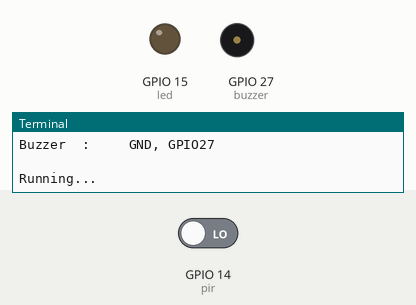
This program was run on a simulated Raspberry Pi (BCM pin numbers). Shown: output pins drawn as LEDs (lit = HIGH), buzzer (waves = sounding, pin HIGH), the last lines printed to the terminal. The inputs (shaded band) are chosen by the test bench; at power-on: GPIO 14 (pir) LOW.

Above: at 1.2 s.
1.3 s: GPIO 14 (pir) driven HIGH
At 2.1 s:
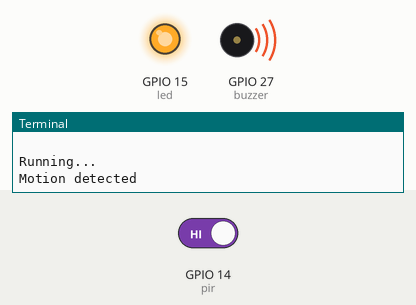
At 3.0 s:
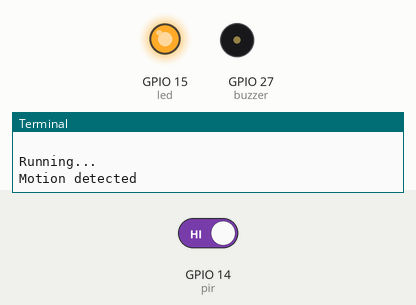
4.3 s: GPIO 14 (pir) driven LOW
At 4.6 s:
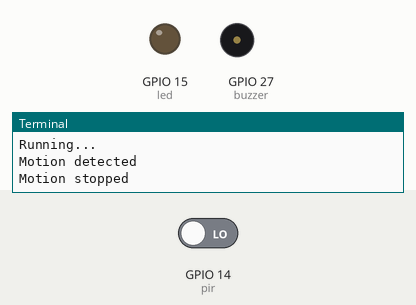
Timing chart, 0 to 7.3 s (numbered marks = the images above; inputs shaded):
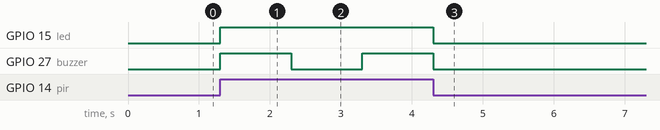

The program:

pir-buzzer_gpio.py
```python
#!/usr/bin/env python3
#
#  auth: rbw
#  date: 20210407
#  desc:
#   https://gpiozero.readthedocs.io/en/stable/recipes.html#motion-sensor
#- - - - - - - - - - - - - - - - - - - - - - - - - - - - - - - - - - - - - - - -
from gpiozero import MotionSensor, LED, Buzzer
from signal import pause

print('''
PIR pins: 5V, GND, GPIO14
LED     :     GND, GPIO15
Buzzer  :     GND, GPIO27
''')

pir = MotionSensor(14)
led = LED(15)
buzzer = Buzzer(27)

def when_motion():
    print("Motion detected")
    led.on()
    buzzer.beep()


def when_no_motion():
    print("Motion stopped")
    led.off()
    buzzer.off()

pir.when_motion = when_motion
pir.when_no_motion = when_no_motion

print("Running...")
pause()


#- - - - - - - - - - - - - - - - - - - - - - - - - - - - - - - - - - - - - - - -
print("Done.")
#//EOF
```

Measured:
- after the input at 1.3 s, GPIO 15 (led): LOW → HIGH at once; GPIO 27 (buzzer): LOW → HIGH at once, → LOW 1.0 s later, → HIGH 1.0 s later
- after the input at 4.3 s, GPIO 15 (led): HIGH → LOW at once; GPIO 27 (buzzer): goes on until 4.3 s, then stays LOW
